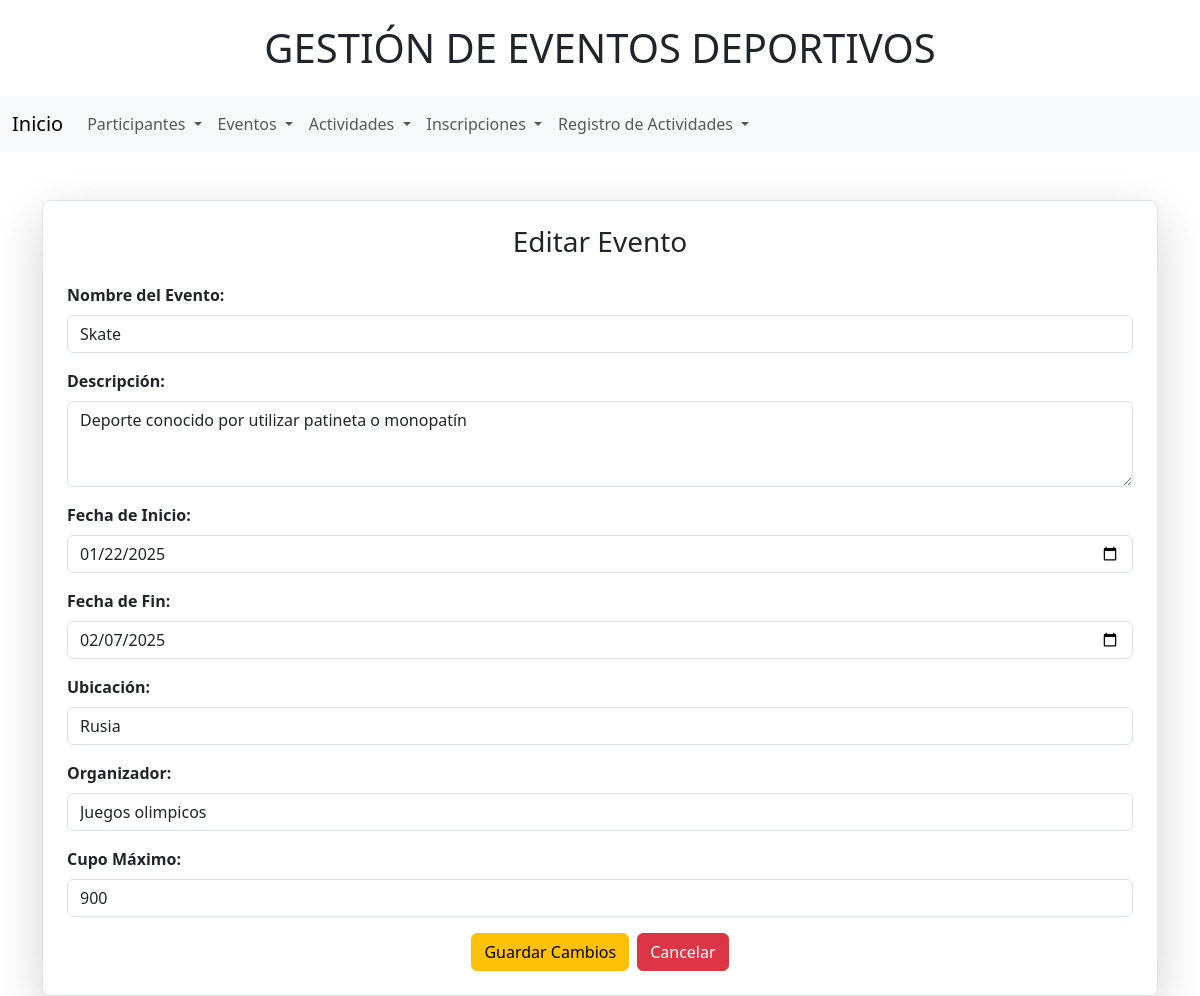
Page /editarEvento/2/ on the committed database.
### Aplicaciones/Gestiones/models.py (models this page shows, shortened)
class Evento(models.Model):
    id = models.AutoField(primary_key=True)
    nombre = models.CharField(max_length=200)
    descripcion = models.TextField()
    fecha_inicio = models.DateField()
    fecha_fin = models.DateField()
    ubicacion = models.CharField(max_length=200)
    organizador = models.CharField(max_length=100)
    cupo_maximo = models.PositiveIntegerField(default=0)

### Aplicaciones/Gestiones/views.py (the view)
# urls.py: path('editarEvento/<int:evento_id>/', views.editarEvento, name='editarEvento'),
def editarEvento(request, evento_id):
    evento = get_object_or_404(Evento, id=evento_id)
    return render(request, 'editarEventos.html', {'evento': evento})

### Aplicaciones/Gestiones/templates/editarEventos.html (shortened to what this page needs)
{% extends "./plantilla.html" %}
{% block contenido %}
<div class="container mt-5">
    <div class="border p-4 rounded-3 shadow-lg">
        <h3 class="mb-4 text-center">Editar Evento</h3>
        <form action="/procesarEdicionEvento/" id="frm_editar_evento" method="post">
            <div class="mb-3">
                <label for="txt_nombre" class="form-label"><b>Nombre del Evento:</b></label>
                <input type="text" name="txt_nombre" id="txt_nombre" class="form-control" value="{{ evento.nombre }}" required>
            </div>
            <div class="mb-3">
                <label for="txt_descripcion" class="form-label"><b>Descripción:</b></label>
                <textarea name="txt_descripcion" id="txt_descripcion" class="form-control" rows="3">{{ evento.descripcion }}</textarea>
            </div>
            <div class="mb-3">
                <label for="txt_fecha_inicio" class="form-label"><b>Fecha de Inicio:</b></label>
                <input type="date" name="txt_fecha_inicio" id="txt_fecha_inicio" class="form-control" value="{{ evento.fecha_inicio | date:'Y-m-d' }}">
            </div>
            <div class="mb-3">
                <label for="txt_fecha_fin" class="form-label"><b>Fecha de Fin:</b></label>
                <input type="date" name="txt_fecha_fin" id="txt_fecha_fin" class="form-control" value="{{ evento.fecha_fin | date:'Y-m-d' }}">
            </div>
            <div class="mb-3">
                <label for="txt_ubicacion" class="form-label"><b>Ubicación:</b></label>
                <input type="text" name="txt_ubicacion" id="txt_ubicacion" class="form-control" value="{{ evento.ubicacion }}">
            </div>
            <div class="mb-3">
                <label for="txt_organizador" class="form-label"><b>Organizador:</b></label>
                <input type="text" name="txt_organizador" id="txt_organizador" class="form-control" value="{{ evento.organizador }}">
            </div>
            <div class="mb-3">
                <label for="txt_cupo_maximo" class="form-label"><b>Cupo Máximo:</b></label>
                <input type="number" name="txt_cupo_maximo" id="txt_cupo_maximo" class="form-control" value="{{ evento.cupo_maximo }}" min="0">
            </div>
            <div class="d-flex justify-content-center">
                <button type="submit" class="btn btn-warning me-2">Guardar Cambios</button>
                <a href="/listadoEventos/" class="btn btn-danger">Cancelar</a>
            </div>
        </form>
    </div>
</div>
{% endblock %}

### rows in the picture
Evento: txt_nombre "Skate", txt_descripcion "Deporte conocido por utilizar patineta o monopatín", txt_fecha_inicio "01/22/2025", txt_fecha_fin "02/07/2025", txt_ubicacion "Rusia", txt_organizador "Juegos olimpicos", txt_cupo_maximo "900"
